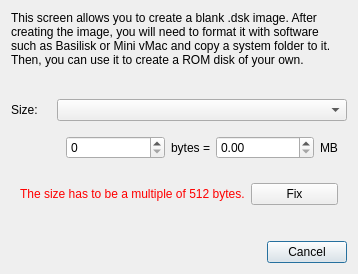
<?xml version="1.0" encoding="UTF-8"?>
<ui version="4.0">
 <class>CreateBlankDiskDialog</class>
 <widget class="QDialog" name="CreateBlankDiskDialog">
  <property name="geometry">
   <rect>
    <x>0</x>
    <y>0</y>
    <width>358</width>
    <height>274</height>
   </rect>
  </property>
  <property name="windowTitle">
   <string>Create Blank Disk</string>
  </property>
  <layout class="QFormLayout" name="formLayout">
   <item row="0" column="0" colspan="2">
    <widget class="QLabel" name="label_2">
     <property name="text">
      <string>This screen allows you to create a blank .dsk image. After creating the image, you will need to format it with software such as Basilisk or Mini vMac and copy a system folder to it. Then, you can use it to create a ROM disk of your own.</string>
     </property>
     <property name="wordWrap">
      <bool>true</bool>
     </property>
    </widget>
   </item>
   <item row="2" column="0">
    <widget class="QLabel" name="label">
     <property name="text">
      <string>Size:</string>
     </property>
    </widget>
   </item>
   <item row="2" column="1">
    <widget class="QComboBox" name="sizeBox"/>
   </item>
   <item row="6" column="0" colspan="2">
    <widget class="QDialogButtonBox" name="buttonBox">
     <property name="orientation">
      <enum>Qt::Horizontal</enum>
     </property>
     <property name="standardButtons">
      <set>QDialogButtonBox::Cancel</set>
     </property>
    </widget>
   </item>
   <item row="1" column="0">
    <spacer name="horizontalSpacer">
     <property name="orientation">
      <enum>Qt::Horizontal</enum>
     </property>
     <property name="sizeHint" stdset="0">
      <size>
       <width>40</width>
       <height>20</height>
      </size>
     </property>
    </spacer>
   </item>
   <item row="3" column="1">
    <widget class="QWidget" name="customSizeWidget" native="true">
     <layout class="QHBoxLayout" name="horizontalLayout_2">
      <item>
       <widget class="QSpinBox" name="customSizeBytesSpinner">
        <property name="sizePolicy">
         <sizepolicy hsizetype="Expanding" vsizetype="Fixed">
          <horstretch>0</horstretch>
          <verstretch>0</verstretch>
         </sizepolicy>
        </property>
        <property name="maximum">
         <number>104857600</number>
        </property>
       </widget>
      </item>
      <item>
       <widget class="QLabel" name="label_3">
        <property name="text">
         <string>bytes =</string>
        </property>
       </widget>
      </item>
      <item>
       <widget class="QDoubleSpinBox" name="customSizeMBSpinner">
        <property name="sizePolicy">
         <sizepolicy hsizetype="Expanding" vsizetype="Fixed">
          <horstretch>0</horstretch>
          <verstretch>0</verstretch>
         </sizepolicy>
        </property>
        <property name="maximum">
         <double>100.000000000000000</double>
        </property>
       </widget>
      </item>
      <item>
       <widget class="QLabel" name="label_4">
        <property name="text">
         <string>MB</string>
        </property>
       </widget>
      </item>
     </layout>
    </widget>
   </item>
   <item row="5" column="0">
    <spacer name="verticalSpacer">
     <property name="orientation">
      <enum>Qt::Vertical</enum>
     </property>
     <property name="sizeHint" stdset="0">
      <size>
       <width>20</width>
       <height>40</height>
      </size>
     </property>
    </spacer>
   </item>
   <item row="4" column="0" colspan="2">
    <widget class="QWidget" name="fix512BytesSection" native="true">
     <property name="sizePolicy">
      <sizepolicy hsizetype="Preferred" vsizetype="Minimum">
       <horstretch>0</horstretch>
       <verstretch>0</verstretch>
      </sizepolicy>
     </property>
     <layout class="QHBoxLayout" name="horizontalLayout_3">
      <item>
       <widget class="QLabel" name="label_5">
        <property name="styleSheet">
         <string notr="true">color: red;</string>
        </property>
        <property name="text">
         <string>The size has to be a multiple of 512 bytes.</string>
        </property>
       </widget>
      </item>
      <item>
       <widget class="QPushButton" name="fixButton">
        <property name="sizePolicy">
         <sizepolicy hsizetype="Minimum" vsizetype="Minimum">
          <horstretch>0</horstretch>
          <verstretch>0</verstretch>
         </sizepolicy>
        </property>
        <property name="text">
         <string>Fix</string>
        </property>
       </widget>
      </item>
     </layout>
    </widget>
   </item>
  </layout>
 </widget>
 <resources/>
 <connections>
  <connection>
   <sender>buttonBox</sender>
   <signal>accepted()</signal>
   <receiver>CreateBlankDiskDialog</receiver>
   <slot>accept()</slot>
   <hints>
    <hint type="sourcelabel">
     <x>248</x>
     <y>254</y>
    </hint>
    <hint type="destinationlabel">
     <x>157</x>
     <y>274</y>
    </hint>
   </hints>
  </connection>
  <connection>
   <sender>buttonBox</sender>
   <signal>rejected()</signal>
   <receiver>CreateBlankDiskDialog</receiver>
   <slot>reject()</slot>
   <hints>
    <hint type="sourcelabel">
     <x>316</x>
     <y>260</y>
    </hint>
    <hint type="destinationlabel">
     <x>286</x>
     <y>274</y>
    </hint>
   </hints>
  </connection>
 </connections>
</ui>
